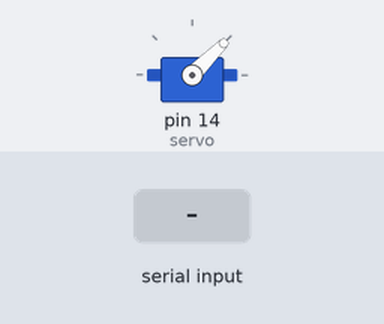
The sketch below on a simulated Arduino Uno, built with avr-gcc and run on an emulated ATmega328P. Shown: servo. The inputs (shaded band) are chosen by the test bench.

Above: at 1.2 s.
1.3 s: "a" received over the second serial link
At 2.2 s:
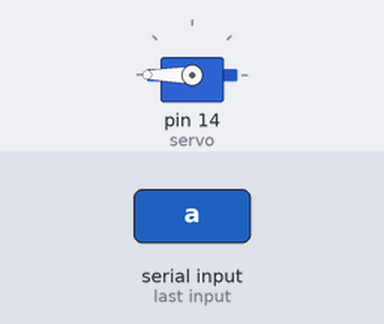
At 12.3 s:
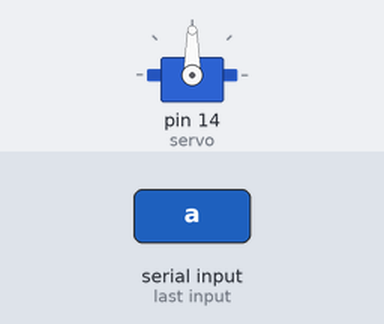
Timing chart, 0 to 12.8 s (numbered marks = the images above; inputs shaded):
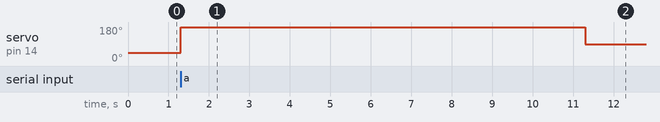

The sketch:

Kaffemaskin.ino
```cpp
#include <SoftwareSerial.h>
#include <Servo.h>

// Servo
Servo servo;

// XBee
SoftwareSerial xbee(3, 2);

int servoPosisjon;

void setup() {

  // XBee
  xbee.begin(9600);

  // Servo
  servo.attach(14);

  // Setter servoens start-posisjon.
  servo.write(45);
}

void loop() {

  // Hvis den mottar 97(a) fra alarmen så starter den kaffetrakteren.
  if (xbee.read() == 97){
    skruPaa();
  }
}

// Roterer servoen for å skru på kaffetrakteren.
void skruPaa() {
  servoPosisjon = 180;
  servo.write(servoPosisjon);
  delay(5000);
  skruAv();
}

// Roterer servoen for å skru av kaffetrakteren.
void skruAv() {
  servoPosisjon = 180;
  servo.write(servoPosisjon);
  delay(5000);
  servo.write(90);
  delay(100000);
}
```

Measured:
- after the input at 1.3 s, servo on pin 14 (servo): 45° → 180° at once, → 90° 10.0 s later
